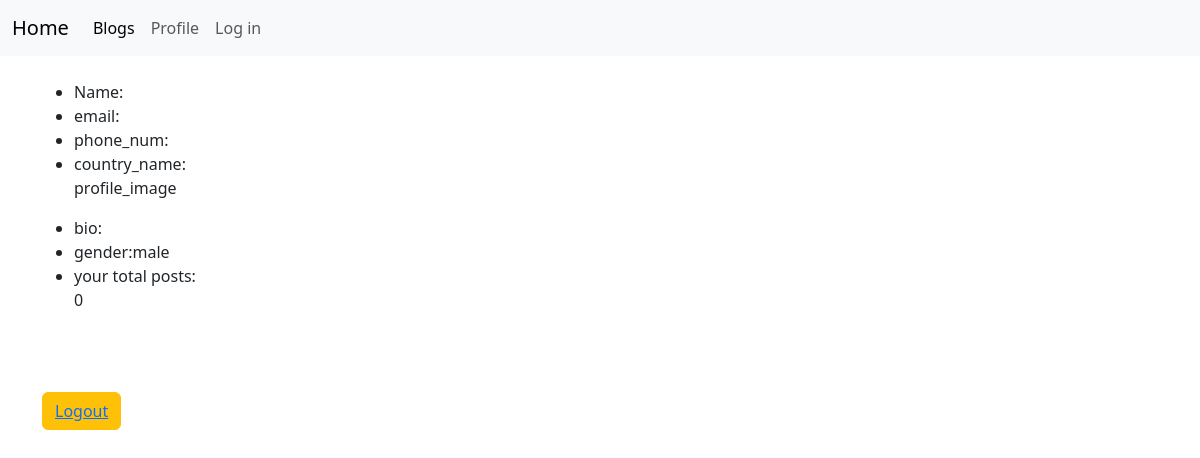
/blog/blogprofile/ (signed in), run on an earlier commit of the app's database.
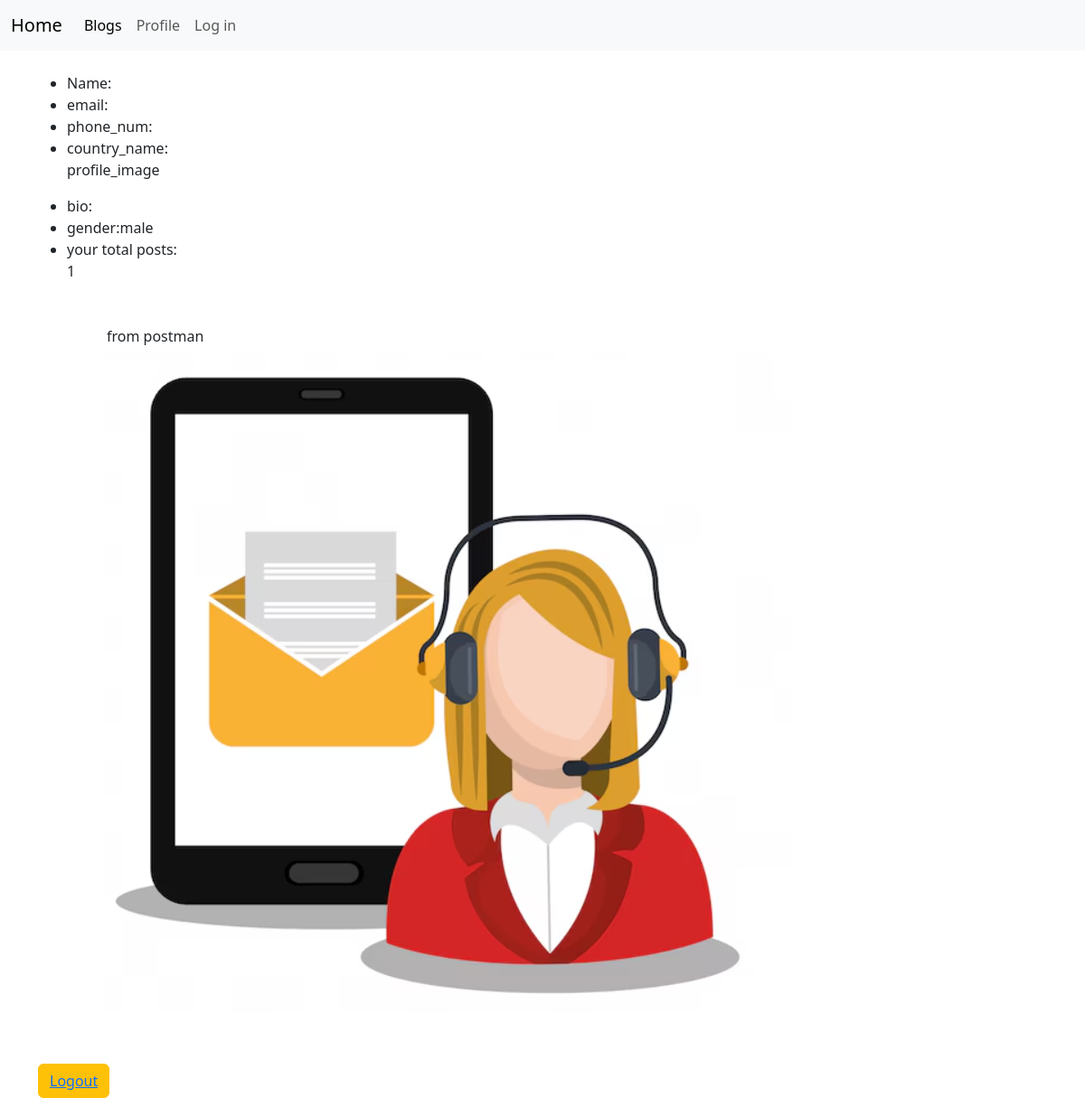
And on a later commit of the database.
### home/models.py (models this page shows, shortened)
class CustomUser(AbstractUser):
    GENDER_CHOICES = (
        ('male', 'Male'),
        ('female', 'Female'),
        ('others', 'Others'),
    )
    email = models.EmailField(unique=True)
    phone_num=models.CharField(max_length=20)
    country_name=models.CharField(max_length=30)
    bio=models.TextField(max_length=320)
    gender = models.CharField(max_length=10, choices=GENDER_CHOICES, default='male')
    profile_image=models.ImageField(upload_to="profiles/",blank=True,null=True)
    USERNAME_FIELD="email"
    EMAIL_FIELD="email"
    REQUIRED_FIELDS = ["username",'phone_num']
    objects=myUserManager()

### blog/models.py (models this page shows, shortened)
class Blogs(models.Model):
  blog_owner=models.ForeignKey(User,on_delete=models.CASCADE,related_name="blogs")
  blog_text=models.TextField()
  blog_img=models.ImageField(upload_to="blogs", blank=True,null=True)
  blog_upload_time=models.DateTimeField(auto_now_add=True)
  blog_last_upload_time=models.DateTimeField(auto_now=True)

### blog/views.py (the view)
# urls.py: path('blogprofile/', views.blogprofile, name="blogprofile"),
@login_required(login_url="home:login")
def blogprofile(request):
  user = request.user
  totalpost=Blogs.objects.filter(blog_owner=user).count()
  recentpost = Blogs.objects.filter(blog_owner=user).order_by("-blog_upload_time")[0:2]
  return render(request, "blog/profile.html", {"recentpost": recentpost, "user": user,"totalpost":totalpost})

### blog/templates/blog/profile.html (shortened to what this page needs)
{% extends "./index.html" %} {% block title %} profile page {% endblock title %} {% block content %}
<ul>
  <li>Name:{{user.username}}</li>
  <li>email:{{user.email}}</li>
  <li>phone_num:{{user.phone_num}}</li>
  <li>country_name:{{user.country_name}}</li>
  <p>profile_image</p>
  <li>bio:{{user.bio}}</li>
  <li>gender:{{user.gender}}</li>
  <li>
    your total posts:
    <p>{{totalpost}}</p>
  </li>
  <div class="container p-4">
    {% for rp in recentpost %}
    <div class="container p-2">
      <div class="container">{{rp.blog_text}}</div>
      <div class="container p-2">
        {% if rp.blog_img %}
        <img src="{{rp.blog_img.url}}" alt="blog_img" />
        {% endif %}
      </div>
    </div>
    {% endfor %}
  </div>
</ul>
<button class="btn btn-warning">
  <a href="{% url 'home:logout' %}">Logout</a>
</button>
{% endblock content %}

### blog/templates/blog/index.html (shortened to what this page needs)
{% load static %}
<!DOCTYPE html>
<html lang="en">
  <head>
    <link
      href="https://cdn.jsdelivr.net/npm/bootstrap@5.3.7/dist/css/bootstrap.min.css"
      rel="stylesheet"
    />
  </head>
  <body>
    <nav class="navbar navbar-expand-lg bg-body-tertiary">
      <div class="container-fluid">
        <a class="navbar-brand" href="{% url 'home:blog:homeview' %}">Home</a>
        <div class="collapse navbar-collapse" id="navbarSupportedContent">
          <ul class="navbar-nav me-auto mb-2 mb-lg-0">
            <li class="nav-item">
              <a class="nav-link active" aria-current="page" href="{% url 'home:blog:Blogsview' %}"
                >Blogs</a
              >
            </li>
            <li class="nav-item">
              <a class="nav-link" href="{% url 'home:blog:blogprofile' %}">Profile</a>
            </li>
            <li class="nav-item">
              <a class="nav-link" href="{% url 'home:login' %}">Log in</a>
            </li>
          </ul>
        </div>
      </div>
    </nav>
    <div class="container mt-4">{% block content %}{% endblock content %}</div>
  </body>
</html>

What changed in the data, as far as the page shows it:
added Blogs: blog_text "from postman", blog_img (picture)
Also different on the page:
{{ totalpost }}: "0" → "1"
